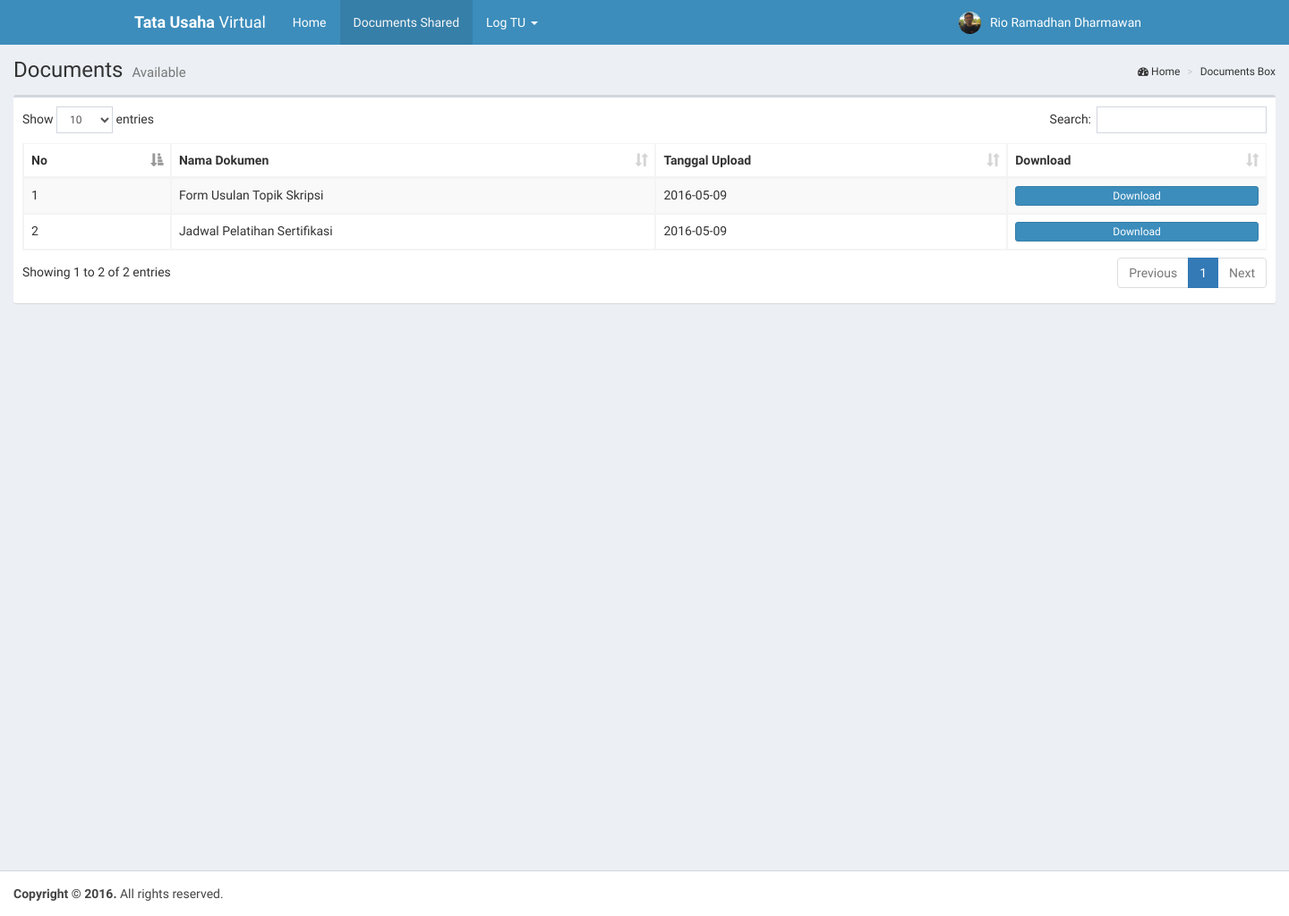
Screenshot of /virtualtu/index.php/pages/docs_box with the database file from the repository.
### tables this page shows
CREATE TABLE IF NOT EXISTS `dokumen` (
  `id_dokumen` int(9) NOT NULL AUTO_INCREMENT,
  `nip` varchar(15) NOT NULL,
  `nama_dokumen` varchar(100) NOT NULL,
  `url_dokumen` text NOT NULL,
  `tanggal_upload` date NOT NULL,
  `jumlah_pendownload` int(9) NOT NULL,
  PRIMARY KEY (`id_dokumen`),
  KEY `nip` (`nip`)
);

### virtualtu/application/controllers/pages.php (called while the page is built, shortened)
<?php if ( ! defined('BASEPATH')) exit('No direct script access allowed');
class Pages extends CI_Controller {
        function Pages() {
            $this->load->helper('url');
        }
        public function docs_box(){
            $this->load->model('models_document');
            $hasil = $this->models_document->getAllDocument();
            $data = array(
                'jumlah' => sizeof($hasil),
                'documents' => $hasil
            );
            $this->load->view('dashboard/header_2');
            $this->load->view('dashboard/docsbox', $data);
            $this->load->view('dashboard/footer');
	}
}

### virtualtu/index.php (called while the page is built, shortened)
<?php
require_once BASEPATH.'core/CodeIgniter.php';

### virtualtu/application/models/models_document.php (called while the page is built, shortened)
<?php
class Models_document extends CI_Model {
    public function getAllDocument(){
        $query = $this->db->get('dokumen');
        $i = 0;
        foreach ($query->result_array() as $row)
        {
            $dokumen[$i]['nama_dokumen'] = $row['nama_dokumen'];
            $dokumen[$i]['url_dokumen'] = $row['url_dokumen'];
            $dokumen[$i]['tanggal_upload'] = $row['tanggal_upload'];
            $i++;
        }
        return $dokumen;
    }
}

### virtualtu/application/views/dashboard/docsbox.php (the view)
<div class="content-wrapper">
  <section class="content-header">
    <h1>
      Documents
      <small>Available</small>
    </h1>
    <ol class="breadcrumb">
      <li><i class="fa fa-dashboard"></i> Home</a></li>
      <li>Documents Box</li>
    </ol>
  </section>
  <section class="content">
    <div class="row">
      <div class="col-xs-12">
        <div class="box">
          <div class="box-body">
            <table id="example1" class="table table-bordered table-striped">
              <thead>
                <tr>
                  <th>No</th>
                  <th>Nama Dokumen</th>
                  <th>Tanggal Upload</th>
                  <th>Download</th>
                </tr>
              </thead>
              <tbody>
                  <?php
                      $i = 0;
                          while($i<$jumlah){
                              echo "<tr>";
                              echo "<td>".($i+1)."</td>";
                              echo "<td>".$documents[$i]['nama_dokumen']."</td>";
                              echo "<td>".$documents[$i]['tanggal_upload']."</td>";
                              echo "<td><a href='".base_url().$documents[$i]['url_dokumen']."'><button class='btn btn-block btn-primary btn-xs'>Download</button></a></td>";
                              echo "</tr>";
                              $i++;
                          }
                ?>
              </tbody>
            </table>
          </div>
        </div>
    </div>
  </section>
</div>

### rows the page displays
dokumen: nama_dokumen "Form Usulan Topik Skripsi", tanggal_upload "2016-05-09"
dokumen: nama_dokumen "Jadwal Pelatihan Sertifikasi", tanggal_upload "2016-05-09"
